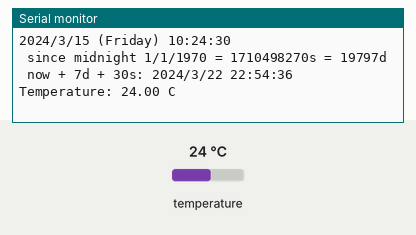
Recording of a sketch running on a simulated Arduino Uno, built with avr-gcc and run on an emulated ATmega328P. Shown: the last lines printed to the serial monitor. The test bench sets the inputs (shaded band); at power-on: temperature 24 °C. The local clock reads 2024-03-15 10:24:30 at power-on unless the sketch sets it.

Above: at 1.4 s.
1.5 s: temperature set to 12 °C
At 3.53 s:
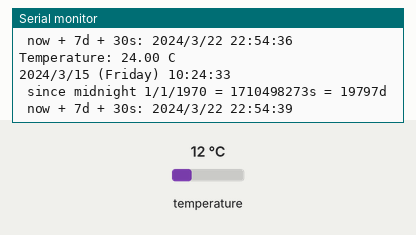
5.5 s: temperature set to 19 °C
At 7.8 s:
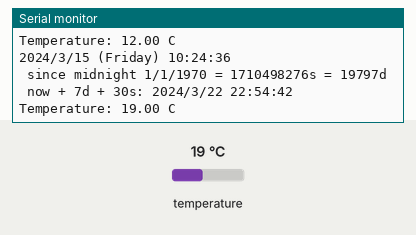
Timing chart, 0 to 9.3 s (numbered marks = the images above; inputs shaded):
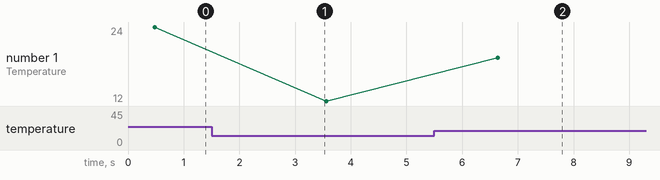

The sketch:

Arduino_NANO_RTC_ds3231.ino
```cpp
/***********************************************************************
 * Project      :     Arduino_NANO_RTC_ds3231
 * Description  :     ติดต่อกับไอซีฐานเวลา ds3231
 * Author       :     Tenergy Innovation Co., Ltd.
 * Date         :     14 Nov 2018
 * Revision     :     1.0
 * Rev1.0       :     Original
 * website      :     http://www.tenergyinnovation.co.th
 * Facebook     :     https://www.facebook.com/tenergy.innovation
 * Email        :     uten.boonliam@innovation.co.th
 * TEL          :     089-140-7205
 ***********************************************************************/

/**************************************/
/*         include library            */
/**************************************/
// Date, Time and Alarm functions using a DS3231 RTC connected via I2C and Wire lib
#include "RTClib.h"
/**************************************/
/*        object define             */
/**************************************/
RTC_DS3231 rtc;

/**************************************/
/*       Global variable define       */
/**************************************/
char daysOfTheWeek[7][12] = {"Sunday", "Monday", "Tuesday", "Wednesday", "Thursday", "Friday", "Saturday"};


 /***********************************************************************
 * FUNCTION:    setup
 * DESCRIPTION: setup process
 * PARAMETERS:  nothing
 * RETURNED:    nothing
 ***********************************************************************/
void setup () {

  Serial.begin(9600);
  Serial.println("************************************************");
  Serial.println("Project      :  Arduino_NANO_RTC_ds3231");
  Serial.println("Author       :  Tenergy Innovation Co., Ltd.");
  Serial.println("Date         :  14 Nov 2018");
  Serial.println("website      :  http://www.tenergyinnovation.co.th");
  Serial.println("Email        :  uten.boonliam@innovation.co.th");
  Serial.println("TEL          :  089-140-7205");
  Serial.println("************************************************");;
   if (! rtc.begin()) {
    Serial.println("Couldn't find RTC");
    while (1);
  }

  if (rtc.lostPower()) {
    Serial.println("RTC lost power, lets set the time!");
    // If the RTC have lost power it will sets the RTC to the date & time this sketch was compiled in the following line
    rtc.adjust(DateTime(F(__DATE__), F(__TIME__)));
    // This line sets the RTC with an explicit date & time, for example to set
    // January 21, 2014 at 3am you would call:
    // rtc.adjust(DateTime(2014, 1, 21, 3, 0, 0));
  }

  // If you need to set the time of the uncomment line 34 or 37
  // following line sets the RTC to the date & time this sketch was compiled
  // rtc.adjust(DateTime(F(__DATE__), F(__TIME__)));
  // This line sets the RTC with an explicit date & time, for example to set
  // January 21, 2014 at 3am you would call:
  // rtc.adjust(DateTime(2014, 1, 21, 3, 0, 0));

}

 /***********************************************************************
 * FUNCTION:    loop
 * DESCRIPTION: loop process
 * PARAMETERS:  nothing
 * RETURNED:    nothing
 ***********************************************************************/
void loop () {
DateTime now = rtc.now();

    Serial.print(now.year(), DEC);
    Serial.print('/');
    Serial.print(now.month(), DEC);
    Serial.print('/');
    Serial.print(now.day(), DEC);
    Serial.print(" (");
    Serial.print(daysOfTheWeek[now.dayOfTheWeek()]);
    Serial.print(") ");
    Serial.print(now.hour(), DEC);
    Serial.print(':');
    Serial.print(now.minute(), DEC);
    Serial.print(':');
    Serial.print(now.second(), DEC);
    Serial.println();

    Serial.print(" since midnight 1/1/1970 = ");
    Serial.print(now.unixtime());
    Serial.print("s = ");
    Serial.print(now.unixtime() / 86400L);
    Serial.println("d");

    // calculate a date which is 7 days and 30 seconds into the future
    DateTime future (now + TimeSpan(7,12,30,6));

    Serial.print(" now + 7d + 30s: ");
    Serial.print(future.year(), DEC);
    Serial.print('/');
    Serial.print(future.month(), DEC);
    Serial.print('/');
    Serial.print(future.day(), DEC);
    Serial.print(' ');
    Serial.print(future.hour(), DEC);
    Serial.print(':');
    Serial.print(future.minute(), DEC);
    Serial.print(':');
    Serial.print(future.second(), DEC);
    Serial.println();

    Serial.print("Temperature: ");
    Serial.print(rtc.getTemperature());
    Serial.println(" C");

    Serial.println();
    delay(3000);
}
```

Measured:
- after the input at 5.5 s, the serial monitor: prints a new line after 1.1 s (image 2)
- plotted number 1: 24 → 12 after the input at 1.5 s, 12 → 19 after the input at 5.5 s
